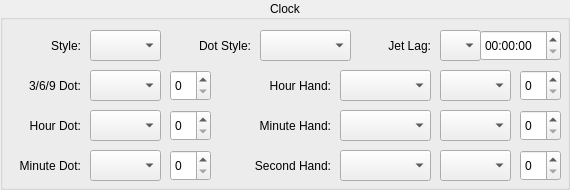
<?xml version="1.0" encoding="UTF-8"?>
<ui version="4.0">
 <class>ClockAttrCfger</class>
 <widget class="QGroupBox" name="ClockAttrCfger">
  <property name="geometry">
   <rect>
    <x>0</x>
    <y>0</y>
    <width>570</width>
    <height>190</height>
   </rect>
  </property>
  <property name="title">
   <string>Clock</string>
  </property>
  <property name="alignment">
   <set>Qt::AlignCenter</set>
  </property>
  <property name="flat">
   <bool>true</bool>
  </property>
  <widget class="QLabel" name="dialStyleTag">
   <property name="geometry">
    <rect>
     <x>10</x>
     <y>30</y>
     <width>71</width>
     <height>31</height>
    </rect>
   </property>
   <property name="text">
    <string>Style:</string>
   </property>
   <property name="alignment">
    <set>Qt::AlignRight|Qt::AlignTrailing|Qt::AlignVCenter</set>
   </property>
  </widget>
  <widget class="QSpinBox" name="minuteHandSize">
   <property name="geometry">
    <rect>
     <x>520</x>
     <y>110</y>
     <width>41</width>
     <height>31</height>
    </rect>
   </property>
  </widget>
  <widget class="QSpinBox" name="tsnPointSize">
   <property name="geometry">
    <rect>
     <x>170</x>
     <y>70</y>
     <width>41</width>
     <height>31</height>
    </rect>
   </property>
  </widget>
  <widget class="QComboBox" name="secondHandStyle">
   <property name="geometry">
    <rect>
     <x>340</x>
     <y>150</y>
     <width>91</width>
     <height>31</height>
    </rect>
   </property>
  </widget>
  <widget class="QLabel" name="hourHandTag">
   <property name="geometry">
    <rect>
     <x>250</x>
     <y>70</y>
     <width>81</width>
     <height>31</height>
    </rect>
   </property>
   <property name="text">
    <string>Hour Hand:</string>
   </property>
   <property name="alignment">
    <set>Qt::AlignRight|Qt::AlignTrailing|Qt::AlignVCenter</set>
   </property>
  </widget>
  <widget class="QLabel" name="minuteHandTag">
   <property name="geometry">
    <rect>
     <x>250</x>
     <y>110</y>
     <width>81</width>
     <height>31</height>
    </rect>
   </property>
   <property name="text">
    <string>Minute Hand:</string>
   </property>
   <property name="alignment">
    <set>Qt::AlignRight|Qt::AlignTrailing|Qt::AlignVCenter</set>
   </property>
  </widget>
  <widget class="QSpinBox" name="secondHandSize">
   <property name="geometry">
    <rect>
     <x>520</x>
     <y>150</y>
     <width>41</width>
     <height>31</height>
    </rect>
   </property>
  </widget>
  <widget class="QTimeEdit" name="deltTime">
   <property name="geometry">
    <rect>
     <x>480</x>
     <y>30</y>
     <width>81</width>
     <height>31</height>
    </rect>
   </property>
   <property name="displayFormat">
    <string notr="true">HH:mm:ss</string>
   </property>
  </widget>
  <widget class="QLabel" name="secondHandTag">
   <property name="geometry">
    <rect>
     <x>250</x>
     <y>150</y>
     <width>81</width>
     <height>31</height>
    </rect>
   </property>
   <property name="text">
    <string>Second Hand:</string>
   </property>
   <property name="alignment">
    <set>Qt::AlignRight|Qt::AlignTrailing|Qt::AlignVCenter</set>
   </property>
  </widget>
  <widget class="QComboBox" name="minuteHandStyle">
   <property name="geometry">
    <rect>
     <x>340</x>
     <y>110</y>
     <width>91</width>
     <height>31</height>
    </rect>
   </property>
  </widget>
  <widget class="QSpinBox" name="hourHandSize">
   <property name="geometry">
    <rect>
     <x>520</x>
     <y>70</y>
     <width>41</width>
     <height>31</height>
    </rect>
   </property>
  </widget>
  <widget class="QLabel" name="tsnPointTag">
   <property name="geometry">
    <rect>
     <x>190</x>
     <y>30</y>
     <width>61</width>
     <height>31</height>
    </rect>
   </property>
   <property name="text">
    <string>Dot Style:</string>
   </property>
   <property name="alignment">
    <set>Qt::AlignRight|Qt::AlignTrailing|Qt::AlignVCenter</set>
   </property>
  </widget>
  <widget class="QComboBox" name="tsnPointStyle">
   <property name="geometry">
    <rect>
     <x>260</x>
     <y>30</y>
     <width>91</width>
     <height>31</height>
    </rect>
   </property>
  </widget>
  <widget class="QComboBox" name="hourHandStyle">
   <property name="geometry">
    <rect>
     <x>340</x>
     <y>70</y>
     <width>91</width>
     <height>31</height>
    </rect>
   </property>
  </widget>
  <widget class="QSpinBox" name="minutePointSize">
   <property name="geometry">
    <rect>
     <x>170</x>
     <y>150</y>
     <width>41</width>
     <height>31</height>
    </rect>
   </property>
  </widget>
  <widget class="QLabel" name="timeDiff">
   <property name="geometry">
    <rect>
     <x>380</x>
     <y>30</y>
     <width>51</width>
     <height>31</height>
    </rect>
   </property>
   <property name="text">
    <string>Jet Lag:</string>
   </property>
   <property name="alignment">
    <set>Qt::AlignRight|Qt::AlignTrailing|Qt::AlignVCenter</set>
   </property>
  </widget>
  <widget class="QSpinBox" name="hourPointSize">
   <property name="geometry">
    <rect>
     <x>170</x>
     <y>110</y>
     <width>41</width>
     <height>31</height>
    </rect>
   </property>
  </widget>
  <widget class="QComboBox" name="deltType">
   <property name="geometry">
    <rect>
     <x>440</x>
     <y>30</y>
     <width>41</width>
     <height>31</height>
    </rect>
   </property>
   <property name="font">
    <font>
     <family>Courier New</family>
     <pointsize>12</pointsize>
     <weight>75</weight>
     <bold>true</bold>
    </font>
   </property>
  </widget>
  <widget class="QComboBox" name="dialStyle">
   <property name="geometry">
    <rect>
     <x>90</x>
     <y>30</y>
     <width>71</width>
     <height>31</height>
    </rect>
   </property>
  </widget>
  <widget class="QLabel" name="minutePointTag">
   <property name="geometry">
    <rect>
     <x>10</x>
     <y>150</y>
     <width>71</width>
     <height>31</height>
    </rect>
   </property>
   <property name="text">
    <string>Minute Dot:</string>
   </property>
   <property name="alignment">
    <set>Qt::AlignRight|Qt::AlignTrailing|Qt::AlignVCenter</set>
   </property>
  </widget>
  <widget class="QLabel" name="tsnPointTag_2">
   <property name="geometry">
    <rect>
     <x>10</x>
     <y>70</y>
     <width>71</width>
     <height>31</height>
    </rect>
   </property>
   <property name="text">
    <string>3/6/9 Dot:</string>
   </property>
   <property name="alignment">
    <set>Qt::AlignRight|Qt::AlignTrailing|Qt::AlignVCenter</set>
   </property>
  </widget>
  <widget class="QLabel" name="hourPointTag">
   <property name="geometry">
    <rect>
     <x>10</x>
     <y>110</y>
     <width>71</width>
     <height>31</height>
    </rect>
   </property>
   <property name="text">
    <string>Hour Dot:</string>
   </property>
   <property name="alignment">
    <set>Qt::AlignRight|Qt::AlignTrailing|Qt::AlignVCenter</set>
   </property>
  </widget>
  <widget class="ColorComboBox" name="tsnPointColor">
   <property name="geometry">
    <rect>
     <x>90</x>
     <y>70</y>
     <width>71</width>
     <height>31</height>
    </rect>
   </property>
  </widget>
  <widget class="ColorComboBox" name="hourPointColor">
   <property name="geometry">
    <rect>
     <x>90</x>
     <y>110</y>
     <width>71</width>
     <height>31</height>
    </rect>
   </property>
  </widget>
  <widget class="ColorComboBox" name="minutePointColor">
   <property name="geometry">
    <rect>
     <x>90</x>
     <y>150</y>
     <width>71</width>
     <height>31</height>
    </rect>
   </property>
  </widget>
  <widget class="ColorComboBox" name="secondHandColor">
   <property name="geometry">
    <rect>
     <x>440</x>
     <y>150</y>
     <width>71</width>
     <height>31</height>
    </rect>
   </property>
  </widget>
  <widget class="ColorComboBox" name="hourHandColor">
   <property name="geometry">
    <rect>
     <x>440</x>
     <y>70</y>
     <width>71</width>
     <height>31</height>
    </rect>
   </property>
  </widget>
  <widget class="ColorComboBox" name="minuteHandColor">
   <property name="geometry">
    <rect>
     <x>440</x>
     <y>110</y>
     <width>71</width>
     <height>31</height>
    </rect>
   </property>
  </widget>
 </widget>
 <customwidgets>
  <customwidget>
   <class>ColorComboBox</class>
   <extends>QComboBox</extends>
   <header>ColorComboBox.h</header>
  </customwidget>
 </customwidgets>
 <resources/>
 <connections/>
</ui>
